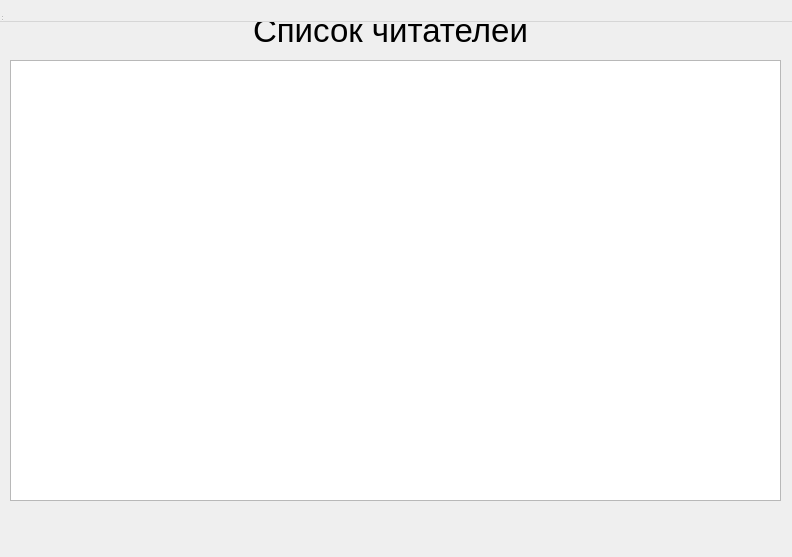
<?xml version="1.0" encoding="UTF-8"?>
<ui version="4.0">
 <class>MainWindow</class>
 <widget class="QWidget" name="MainWindow">
  <property name="geometry">
   <rect>
    <x>0</x>
    <y>0</y>
    <width>792</width>
    <height>557</height>
   </rect>
  </property>
  <property name="windowTitle">
   <string>MainWindow</string>
  </property>
  <widget class="QWidget" name="centralwidget">
   <widget class="QTableWidget" name="readers_table">
    <property name="geometry">
     <rect>
      <x>10</x>
      <y>60</y>
      <width>771</width>
      <height>441</height>
     </rect>
    </property>
   </widget>
   <widget class="QLabel" name="label">
    <property name="geometry">
     <rect>
      <x>20</x>
      <y>10</y>
      <width>741</width>
      <height>41</height>
     </rect>
    </property>
    <property name="font">
     <font>
      <pointsize>25</pointsize>
     </font>
    </property>
    <property name="text">
     <string>Список читателей</string>
    </property>
    <property name="alignment">
     <set>Qt::AlignCenter</set>
    </property>
   </widget>
  </widget>
  <widget class="QMenuBar" name="menubar">
   <property name="geometry">
    <rect>
     <x>0</x>
     <y>0</y>
     <width>792</width>
     <height>22</height>
    </rect>
   </property>
  </widget>
  <widget class="QStatusBar" name="statusbar"/>
 </widget>
 <resources/>
 <connections/>
</ui>
